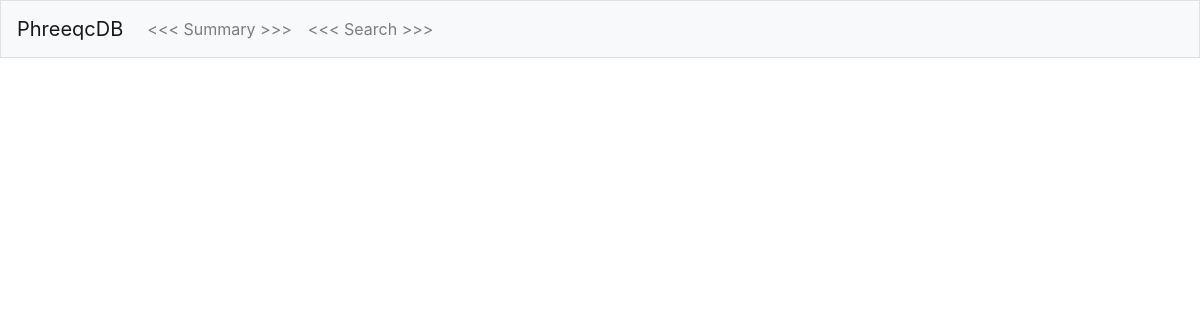
The app's page /details?id=1&type=solution_master_species, older data.
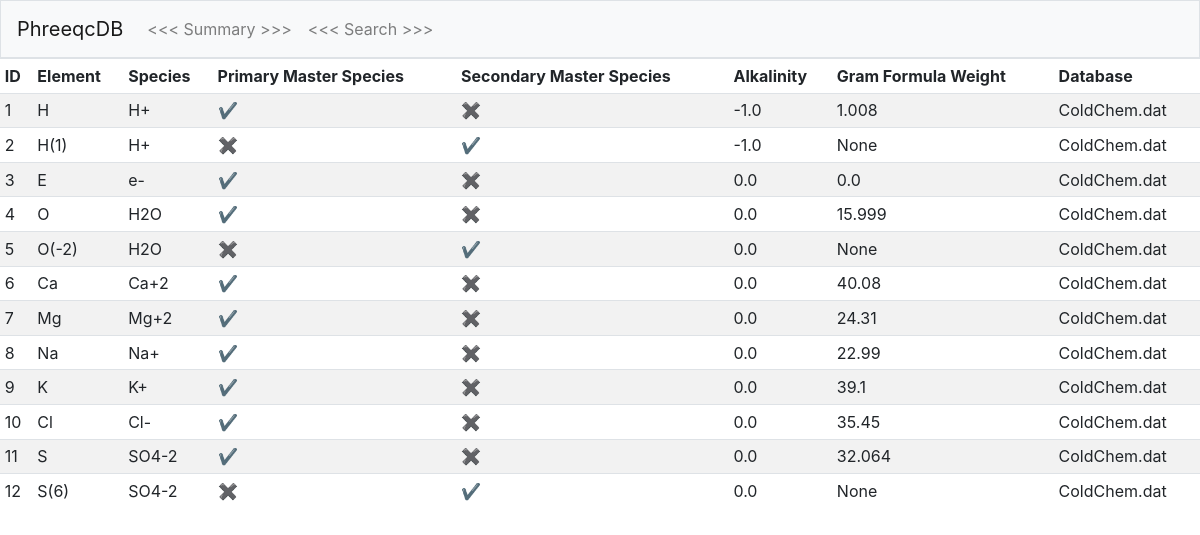
The same page, newer data.
### tables this page shows
CREATE TABLE solution_master_species (id INTEGER, element TEXT NOT NULL, master_species TEXT, primary_master_species INTEGER DEFAULT 0, secondary_master_species INTEGER DEFAULT 0, alkalinity REAL, gfw_formula TEXT, element_gfw REAL, db_id INTEGER, PRIMARY KEY(id), FOREIGN KEY(db_id) REFERENCES db_meta(id));

CREATE TABLE db_meta (id INTEGER, name TEXT NOT NULL, solution_master_species INTEGER, solution_species INTEGER, phases INTEGER, PRIMARY KEY(id));

### application.py (the view, shortened to what this page needs)
@app.route("/details")
def details():
    db_id = flask.request.args.get("id")
    search_type = flask.request.args.get("type")
    if search_type == "solution_master_species":
        results = db.execute(
            "SELECT solution_master_species.id AS ID, element AS Element, master_species AS Species, primary_master_species AS 'Primary Master Species', secondary_master_species AS 'Secondary Master Species', alkalinity AS Alkalinity, element_gfw AS 'Gram Formula Weight', db_meta.name AS Database FROM solution_master_species JOIN db_meta ON solution_master_species.db_id = db_meta.id WHERE db_id = ?", db_id)
    elif search_type == "phases":
        results = db.execute(
                    "SELECT phases.id AS ID, phases.name AS Name, defined_phase AS Formula, equation AS Equation, log_k AS 'log K', delta_h AS 'ΔH', delta_h_units AS '(units)', db_meta.name AS Database FROM phases JOIN db_meta ON phases.db_id = db_meta.id WHERE db_id = ?", db_id)
    if search_type == "solution_master_species" or search_type == "solution_species":
        for i in range(len(results)):
            for old, new in [("0", "\u2716"), ("1", "\u2714")]:
                results[i]["Primary Master Species"] = str(results[i]["Primary Master Species"]).replace(old, new)
                results[i]["Secondary Master Species"] = str(results[i]["Secondary Master Species"]).replace(old, new)
    return flask.render_template("results.html", results=results)

### templates/results.html
{% extends "layout.html" %}
{% block main %}
<div>
    <table class="table table-hover table-sm table-striped">
        <thead>
            {% for key in results[0] %}
                <td>{{ key }}</td>
            {% endfor %}
        </thead>
        <tbody>
            {% for result in results %}
                <tr>
                    {% for key, value in result.items() %}
                        <td>{{ value }}</td>
                    {% endfor %}
                </tr>
            {% endfor %}
        </tbody>
    </table>
</div>
{% endblock %}

### templates/layout.html (shortened to what this page needs)
<!DOCTYPE html>
<html lang="en">
    <head>
        <link rel="stylesheet" href="https://cdn.jsdelivr.net/npm/bootstrap@4.5.3/dist/css/bootstrap.min.css">
        <link href="/static/styles.css" rel="stylesheet">
    </head>
    <body>
        <nav class="navbar navbar-expand-lg navbar-light bg-light border">
            <a class="navbar-brand" href="/">PhreeqcDB</a>
            <div class="collapse navbar-collapse" id="navbarSupportedContent">
                <div class="navbar-nav">
                    <a class="nav-link" href="/overview">&lt;&lt;&lt; Summary >>></a>
                    <a class="nav-link" href="/search">&lt;&lt;&lt; Search >>></a>
                </div>
            </div>
        </nav>
        <main>
            {% block main %}{% endblock %}
        </main>
    </body>
</html>

### static/styles.css (style rules this page uses)
thead { font-weight: bold; }

Row changes from the older to the newer data that the page shows:
added solution_master_species: result "1" "H" "✔" "✖", master_species "H+", alkalinity "-1.0", element_gfw "1.008", name "ColdChem.dat"
added solution_master_species: result "2" "✖" "✔" "None", element "H(1)", master_species "H+", alkalinity "-1.0", name "ColdChem.dat"
added solution_master_species: result "3" "E" "✔" "✖", master_species "e-", alkalinity "0.0", element_gfw "0.0", name "ColdChem.dat"
added solution_master_species: result "4" "O" "✔" "✖", master_species "H2O", alkalinity "0.0", element_gfw "15.999", name "ColdChem.dat"
added solution_master_species: result "5" "✖" "✔" "None", element "O(-2)", master_species "H2O", alkalinity "0.0", name "ColdChem.dat"
added solution_master_species: result "6" "✔" "✖", element "Ca", master_species "Ca+2", alkalinity "0.0", element_gfw "40.08", name "ColdChem.dat"
added solution_master_species: result "7" "✔" "✖", element "Mg", master_species "Mg+2", alkalinity "0.0", element_gfw "24.31", name "ColdChem.dat"
added solution_master_species: result "8" "✔" "✖", element "Na", master_species "Na+", alkalinity "0.0", element_gfw "22.99", name "ColdChem.dat"
added solution_master_species: result "9" "K" "✔" "✖", master_species "K+", alkalinity "0.0", element_gfw "39.1", name "ColdChem.dat"
added solution_master_species: result "10" "✔" "✖", element "Cl", master_species "Cl-", alkalinity "0.0", element_gfw "35.45", name "ColdChem.dat"
added solution_master_species: result "11" "S" "✔" "✖", master_species "SO4-2", alkalinity "0.0", element_gfw "32.064", name "ColdChem.dat"
added solution_master_species: result "12" "✖" "✔" "None", element "S(6)", master_species "SO4-2", alkalinity "0.0", name "ColdChem.dat"
Text that changed along with them:
new list line: "ID"
new list line: "Element"
new list line: "Species"
new list line: "Primary Master Species"
new list line: "Secondary Master Species"
new list line: "Alkalinity"
new list line: "Gram Formula Weight"
new list line: "Database"
